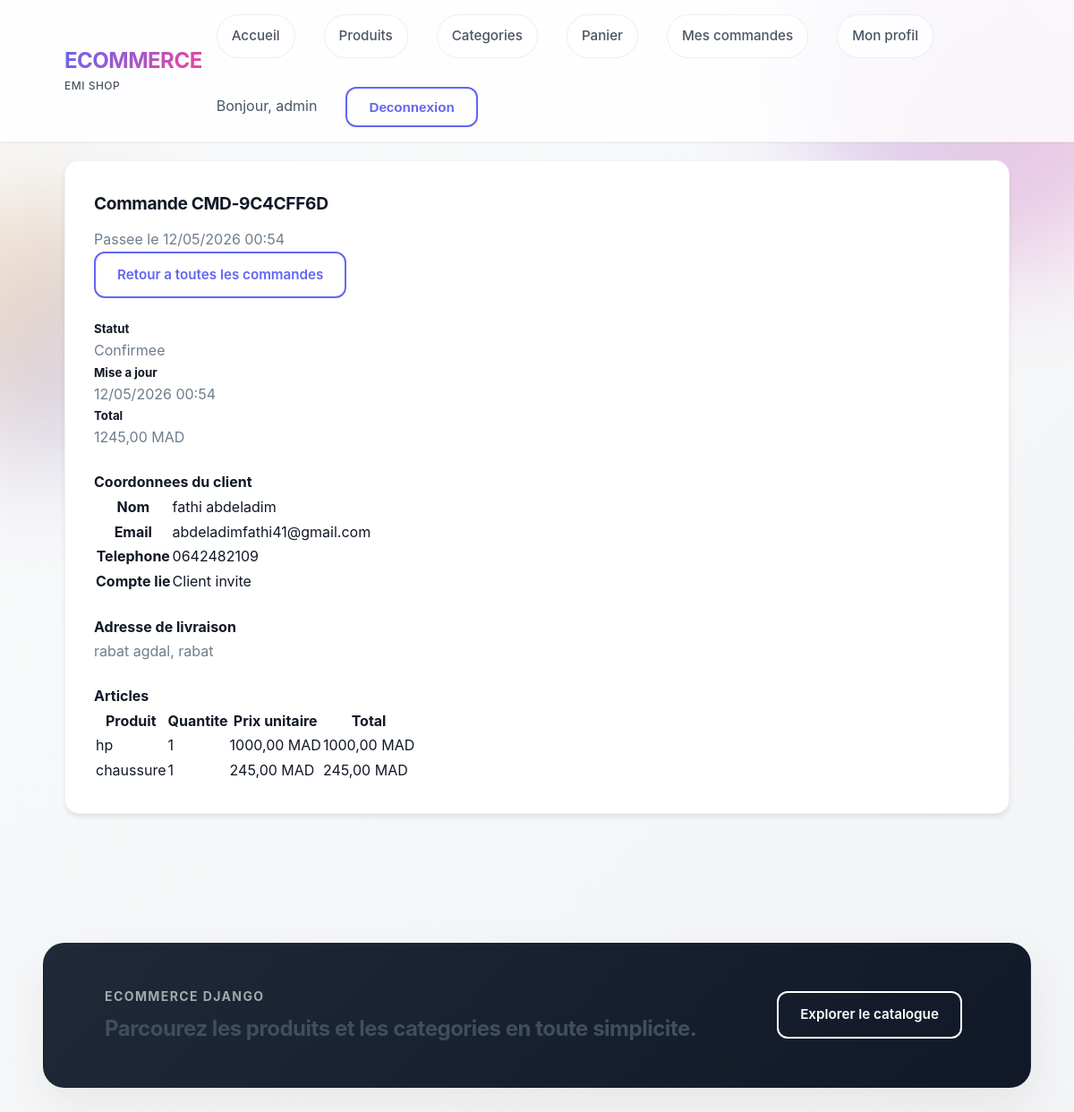
Screenshot of /products/orders/7/ (signed in) with the database file from the repository.
### products/models.py (models this page shows, shortened)
class Order(models.Model):
    class Status(models.TextChoices):
        PENDING = "pending", "En attente"
        CONFIRMED = "confirmed", "Confirmee"
        PREPARING = "preparing", "En preparation"
        SHIPPED = "shipped", "Expediee"
        DELIVERED = "delivered", "Livree"
        CANCELLED = "cancelled", "Annulee"
    user = models.ForeignKey(
        settings.AUTH_USER_MODEL,
        on_delete=models.CASCADE,
        related_name="orders",
        null=True,
        blank=True,
    )
    customer_name = models.CharField(max_length=150)
    customer_email = models.EmailField()
    customer_phone = models.CharField(max_length=30)
    reference = models.CharField(max_length=20, unique=True)
    status = models.CharField(max_length=20, choices=Status.choices, default=Status.PENDING)
    shipping_address = models.TextField()
    created_at = models.DateTimeField(auto_now_add=True)
    updated_at = models.DateTimeField(auto_now=True)
    class Meta:
        ordering = ("-created_at",)
    @property
    def total_amount(self):
        return sum(item.line_total for item in self.items.all())

class OrderItem(models.Model):
    order = models.ForeignKey(Order, on_delete=models.CASCADE, related_name="items")
    product = models.ForeignKey(Product, on_delete=models.PROTECT, related_name="order_items")
    quantity = models.PositiveIntegerField(default=1)
    unit_price = models.DecimalField(max_digits=10, decimal_places=2)
    class Meta:
        ordering = ("id",)
    @property
    def line_total(self):
        return self.quantity * self.unit_price

class Product(models.Model):
    name = models.CharField(max_length=255)
    description = models.TextField()
    price = models.DecimalField(max_digits=10, decimal_places=2)
    stock = models.PositiveIntegerField()
    image = models.ImageField(upload_to="products/", blank=True, null=True)
    category = models.ForeignKey(Category, on_delete=models.CASCADE, related_name="products")
    created_at = models.DateTimeField(auto_now_add=True)

### products/views.py (the view)
# urls.py: path("orders/<int:pk>/", views.order_detail, name="order_detail"),
@login_required
def order_detail(request, pk):
    order_queryset = Order.objects.prefetch_related("items__product")
    if not request.user.is_staff:
        order_queryset = order_queryset.filter(user=request.user)
    order = get_object_or_404(order_queryset, pk=pk)
    return render(
        request,
        "orders/order_detail.html",
        {"order": order, "is_admin_order_view": request.user.is_staff},
    )

### products/context_processors.py (called while the page is built)
def cart_summary(request):
    cart = Cart(request)
    return {
        "cart_items_count": cart.total_quantity,
    }

### products/services.py (called while the page is built)
    def __len__(self):
        return sum(int(quantity) for quantity in self.cart.values())

    @property
    def total_quantity(self):
        return len(self)

### products/templates/orders/order_detail.html (shortened to what this page needs)
{% extends 'layout.html' %}
{% block content %}
<div class="container mt-4">
    <div class="card p-4 mt-5">
        <div class="d-flex justify-content-between align-items-start flex-wrap gap-3 mb-4">
            <div>
                <h2 class="mb-1">Commande {{ order.reference }}</h2>
                <p class="text-muted mb-0">Passee le {{ order.created_at|date:"d/m/Y H:i" }}</p>
            </div>
            <a href="{% url 'order_list' %}" class="btn btn-outline-primary">
                {% if is_admin_order_view %}Retour a toutes les commandes{% else %}Retour a mes commandes{% endif %}
            </a>
        </div>
        <div class="row g-4 mb-4">
            <div class="col-md-4">
                <div class="border rounded p-3 h-100">
                    <h5>Statut</h5>
                    <p class="mb-0">{{ order.get_status_display }}</p>
                </div>
            </div>
            <div class="col-md-4">
                <div class="border rounded p-3 h-100">
                    <h5>Mise a jour</h5>
                    <p class="mb-0">{{ order.updated_at|date:"d/m/Y H:i" }}</p>
                </div>
            </div>
            <div class="col-md-4">
                <div class="border rounded p-3 h-100">
                    <h5>Total</h5>
                    <p class="mb-0">{{ order.total_amount }} MAD</p>
                </div>
            </div>
        </div>
        {% if is_admin_order_view %}
            <div class="mb-4">
                <h4>Coordonnees du client</h4>
                <div class="table-responsive">
                    <table class="table align-middle">
                        <tbody>
                            <tr>
                                <th>Nom</th>
                                <td>{{ order.customer_name }}</td>
                            </tr>
                            <tr>
                                <th>Email</th>
                                <td>{{ order.customer_email }}</td>
                            </tr>
                            <tr>
                                <th>Telephone</th>
                                <td>{{ order.customer_phone }}</td>
                            </tr>
                            <tr>
                                <th>Compte lie</th>
                                <td>{% if order.user %}{{ order.user.username }}{% else %}Client invite{% endif %}</td>
                            </tr>
                        </tbody>
                    </table>
                </div>
            </div>
        {% endif %}
        <div class="mb-4">
            <h4>Adresse de livraison</h4>
            <p class="mb-0">{{ order.shipping_address|linebreaksbr }}</p>
        </div>
        <div>
            <h4>Articles</h4>
            <div class="table-responsive">
                <table class="table align-middle">
                    <thead>
                        <tr>
                            <th>Produit</th>
                            <th>Quantite</th>
                            <th>Prix unitaire</th>
                            <th>Total</th>
                        </tr>
                    </thead>
                    <tbody>
                        {% for item in order.items.all %}
                            <tr>
                                <td>{{ item.product.name }}</td>
                                <td>{{ item.quantity }}</td>
                                <td>{{ item.unit_price }} MAD</td>
                                <td>{{ item.line_total }} MAD</td>
                            </tr>
                        {% endfor %}
                    </tbody>
                </table>
            </div>
        </div>
    </div>
</div>
{% endblock %}

### products/templates/layout.html (shortened to what this page needs)
{% load static %}
<!DOCTYPE html>
<html lang="fr">
<head>
    <link rel="stylesheet" href="{% static 'css/bootstrap.min.css' %}">
    <link rel="stylesheet" href="{% static 'css/styles.css' %}">
</head>
<body>
    <div class="page-bg">
        <div class="orb orb-one"></div>
    </div>
    <nav class="navbar">
        <div class="container nav-inner">
            <a class="brand" href="{% url 'product_list' %}">
                <span class="brand-main">Ecommerce</span>
                <span class="brand-sub">Emi Shop</span>
            </a>
            <div class="nav-links">
                <a href="{% url 'product_list' %}">Accueil</a>
                <a href="{% url 'product_list' %}">Produits</a>
                <a href="{% url 'category_list' %}">Categories</a>
                <a href="{% url 'cart_detail' %}">Panier{% if cart_items_count %} ({{ cart_items_count }}){% endif %}</a>
                {% if user.is_authenticated %}
                    <a href="{% url 'order_list' %}">Mes commandes</a>
                    <a href="{% url 'profile' %}">Mon profil</a>
                    <span style="color: var(--text-secondary);">Bonjour, {{ user.username }}</span>
                    <form method="post" action="{% url 'logout' %}" style="display: inline;">
                        <button type="submit" class="btn btn-outline-primary">Deconnexion</button>
                    </form>
                {% else %}
                    <a href="{% url 'login' %}">Connexion</a>
                    <a href="{% url 'signup' %}">Creer un compte</a>
                {% endif %}
            </div>
        </div>
    </nav>
    <main class="page-shell">
        {% block content %}{% endblock %}
    </main>
    <footer class="site-footer">
        <div class="container footer-inner">
            <div>
                <p class="footer-kicker">Ecommerce Django</p>
                <h3>Parcourez les produits et les categories en toute simplicite.</h3>
            </div>
            <a class="btn btn-outline-primary" href="{% url 'product_list' %}">Explorer le catalogue</a>
        </div>
    </footer>
</body>
</html>

### rows the page displays
Order: reference "CMD-9C4CFF6D", created_at "12/05/2026 00:54", status "Confirmee", updated_at "12/05/2026 00:54", total_amount "1245,00", customer_name "fathi abdeladim", customer_email "abdeladimfathi41@gmail.com", customer_phone "0642482109", shipping_address "rabat agdal, rabat"
OrderItem: product.name "hp", quantity "1", unit_price "1000,00", line_total "1000,00"
OrderItem: product.name "chaussure", quantity "1", unit_price "245,00", line_total "245,00"

### other values shown
{{ user.username }} "admin"
